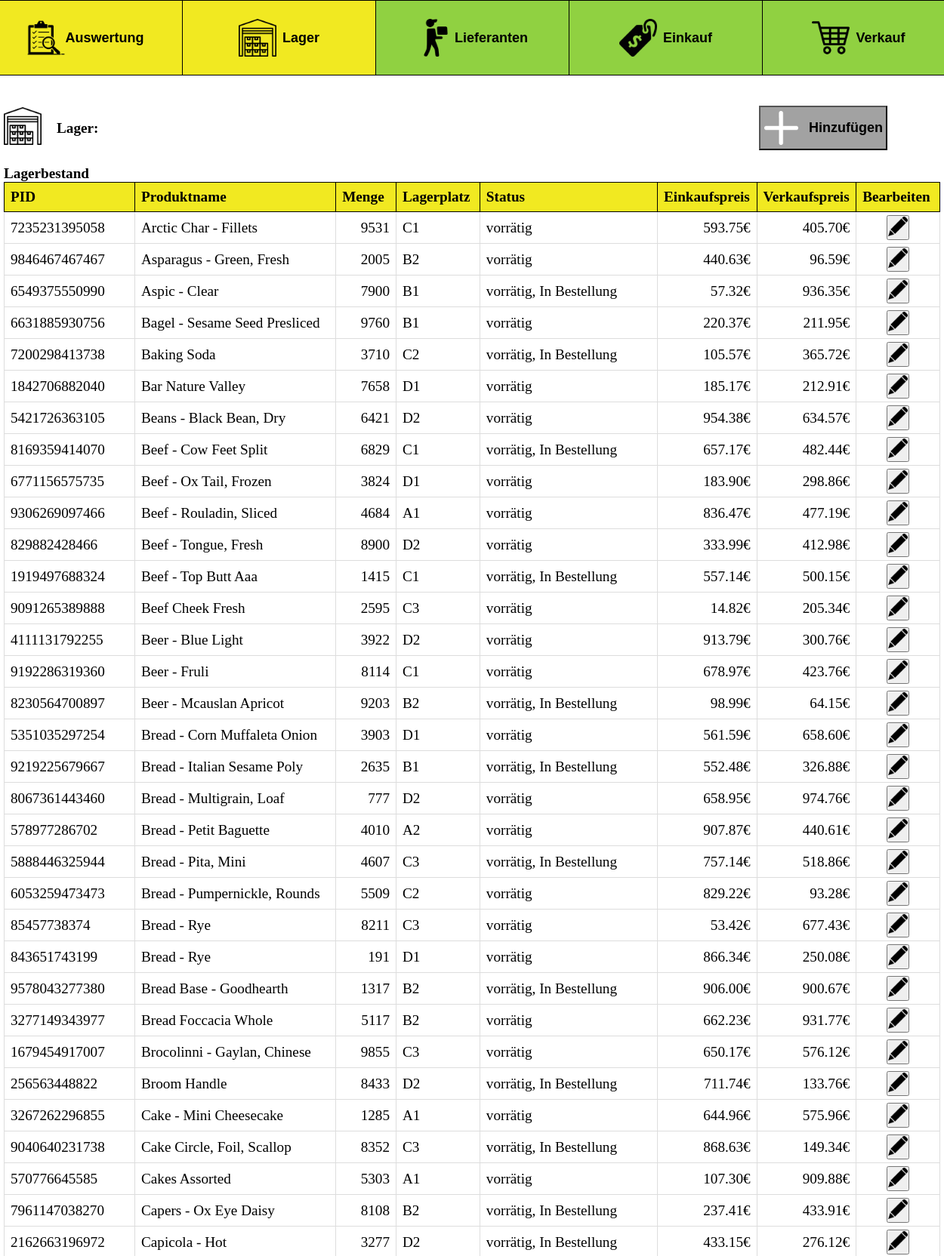
Page /Lager.php (upper part) on the committed database.
### tables this page shows
CREATE TABLE IF NOT EXISTS `Ware`
(
    `EID`                          VARCHAR(15) NOT NULL,
    `Menge`                        NUMERIC(10,0) NULL,
    `Name`                         VARCHAR(60) NULL,
    `Einkaufspreis`                NUMERIC(10,2) NULL,
    `Verkaufspreis`                NUMERIC(10,2) NULL,
    `Lieferanten_Lieferanten-ID`   INT NULL,
    `Lagerplaetze_Lagerplaetze-ID` INT NOT NULL,
    `ISDELETE`                     BOOLEAN DEFAULT FALSE,
    PRIMARY KEY (`EID`),
    INDEX `fk_Ware_Lieferanten1_idx` (`Lieferanten_Lieferanten-ID` ASC) VISIBLE,
    INDEX `fk_Ware_Lagerplaetze1_idx` (`Lagerplaetze_Lagerplaetze-ID` ASC) VISIBLE,
    CONSTRAINT `fk_Ware_Lieferanten1`
        FOREIGN KEY (`Lieferanten_Lieferanten-ID`)
            REFERENCES `Lieferanten` (`Lieferanten-ID`)
            ON DELETE CASCADE
            ON UPDATE CASCADE,
    CONSTRAINT `fk_Ware_Lagerplaetze1`
        FOREIGN KEY (`Lagerplaetze_Lagerplaetze-ID`)
            REFERENCES `Lagerplaetze` (`Lagerplaetze-ID`)
            ON DELETE CASCADE
            ON UPDATE CASCADE
);

CREATE TABLE IF NOT EXISTS `Lagerplaetze`
(
    `Lagerplaetze-ID` INT NOT NULL AUTO_INCREMENT,
    `Name` VARCHAR(4) NOT NULL UNIQUE,
    `ISDELETE`        BOOLEAN DEFAULT FALSE,
    PRIMARY KEY (`Lagerplaetze-ID`)
);

### Lager.php (the view, shortened to what this page needs)
<?php
global $link;
?>
    <!DOCTYPE html>
    <html lang="en">
    <head>
        <link rel="stylesheet" href="Lager.css">
    </head>
    <body class="my_body">
    <div id="global_wrapper">
        <div id="nav_wrapper">
            <nav>
                <a href="index.php"><button id="bt_Auswertung"><img src="./img/auswertung.png" alt="Bild von Auswertung.">  Auswertung</button></a>
                <a href="Lager.php"><button id="bt_Lager"><img src="./img/lager.png" alt="Bild von Lager.">Lager</button></a>
                <a href="Lieferanten.php"><button id="bt_Lieferanten"><img src="./img/lieferant.png" alt="Bild von Lieferant.">Lieferanten</button></a>
                <a href="Einkauf.php"><button id="bt_Einkauf"><img src="./img/price-tag.png" alt="Bild von Einkauf.">Einkauf</button></a>
                <a href="Verkauf.php"><button id="bt_Verkauf"><img src="./img/shopping-cart.png" alt="Bild von Verkauf.">Verkauf</button></a>
            </nav>
        </div>
        <div id="content_wrapper">
            <div id="inner_content_wrapper">
                <div id="Lager_wrapper">
                    <div id="Title_Lager_wrapper">
                        <div class="img_wrapper" id="lagerpng">
                            <img src="./img/lager.png" alt="">
                        </div>
                        <span><b>Lager:</b></span><br>
                        <button class="bt_addnew" id="bt_addnew">
                            <div id="div_addnew">
                                <img src="./img/plus-positive-add-mathematical-symbol.png" alt="">
                                <div><span>Hinzufügen</span></div>
                            </div>
                        </button>
                    </div>
                <?php
                $sql_lagertabelle = "SELECT w.EID PID, w.Name Produktname, w.Menge , lp.Name Lagerplatz, w. Einkaufspreis ,
                        w.Verkaufspreis FROM WARE w LEFT JOIN Lagerplaetze lp on w.`Lagerplaetze_Lagerplaetze-ID` = lp.`Lagerplaetze-ID` ORDER BY w.Name";
                $result_Lagertabelle = mysqli_query($link, $sql_lagertabelle);
                function lager_status($link, $id, $menge) {
                    $status = "nicht vorrätig";
                    if ($menge != 0) {
                        $status = "vorrätig";
                    }
                    $sql_in_einkauf = "SELECT CASE WHEN EXISTS (SELECT e.`Datum-RealAnkunft`
                                                                FROM Einkauf e
                                                                    JOIN ware_has_einkauf wha ON e.`Einkauf-ID` = wha.`Einkauf_Einkauf-ID`
                                                                    JOIN ware w ON wha.`Ware_EID` = w.EID
                                                                WHERE Ware_EID = '$id' AND e.`Datum-RealAnkunft` is null)
                                                THEN CAST(1 AS binary )
                                                ELSE CAST(0 AS binary ) END as bool";
                    $result_in_einkauf = mysqli_query($link, $sql_in_einkauf);
                    $bool_in_einkauf = mysqli_fetch_assoc($result_in_einkauf);
                    if ($bool_in_einkauf['bool'] == '1') {
                        $status = $status. ", In Bestellung";
                    }
                    return $status;
                }
                echo '<span><b>Lagerbestand</b></span>
                        <table>
                            <tr>
                                <th>PID</th>
                                <th>Produktname</th>
                                <th>Menge</th>
                                <th>Lagerplatz</th>
                                <th>Status</th>
                                <th>Einkaufspreis</th>
                                <th>Verkaufspreis</th>
                                <th>Bearbeiten</th>
                            </tr>';?>
                <?php
                $which_row = 0;
                foreach($result_Lagertabelle as $eintrag) {
                    echo ' <tr class = "new_tr">
                                           <td>' . $eintrag['PID'] . '</td>';
                                           if(mb_strwidth($eintrag['Produktname']) >=30)
                                           {
                    echo                   '<td> <div id="produktname_div_container"><div id="produktname_div">' . $eintrag['Produktname'] . '</div></div></td>';
                                           }else
                                           {
                    echo                   '<td> <div><div>' . $eintrag['Produktname'] . '</div></div></td>';
                                           };
                    echo                   '<td style="text-align: right;">' . $eintrag['Menge'] . '</td>
                                           <td>' . $eintrag['Lagerplatz'] . '</td>
                                           <td>' . lager_status($link, $eintrag['PID'], $eintrag['Menge']) . '</td>
                                           <td style="text-align: right;">' . $eintrag['Einkaufspreis'] . '€ </td>
                                           <td style="text-align: right;">' . $eintrag['Verkaufspreis'] . '€ </td>
                                           <script>
                                           //---- sowie Speicherung der Informationen die beim Bearbeiten displayed werden müssen----------
                                                    row.push(new Array("' . $eintrag['PID'] . '","' . $eintrag['Produktname'] . '","' . $eintrag['Menge'] . '","' . $eintrag['Lagerplatz'] . '",
                                                                            "' . $eintrag['Einkaufspreis'] . '","' . $eintrag['Verkaufspreis'] . '"));
                                           </script>
                                           <td>
                                           <div>
                                           <button class="bt_bearbeiten" onclick="func_bearbeitenbutton(row[' . $which_row . '])">
                                           <img src="./img/pen.png" alt="Stift">
                                           </button>
                                           </div>
                                           </td>
                            </tr>';
                    $which_row++;
                }
                ?>
                </table>
            </div>
        </div>
    </div>
    </body>
    </html>

### Lager.css (style rules this page uses)
* { padding: 0; margin: 0; }
body { background-color: grey; height: 100%; }
#global_wrapper { background-color: white; min-height: 100vh; width: var(--main_width); margin-left: calc((100vw - var(--main_width)) / 2); margin-right: calc((100vw - var(--main_width)) / 2); }
#nav_wrapper { background-color: grey; display: flex; justify-content: center; height: 100%; position: sticky; top: 0; z-index: 999; }
nav { display: flex; flex-direction: row; flex-wrap: nowrap; width: var(--main_width); height: 100px; justify-content: center; align-content: center; }
nav > a { background-color: var(--gruen); width: 20%; text-decoration: none; }
nav > a button { background-color: var(--gruen); width: 100%; height: 100%; border: 1px solid black; border-right: 0px; display: flex; align-items: center; justify-content: center; font-size: large; font-weight: 600; }
nav img { width: 50px; height: auto; }
#nav_wrapper nav a:nth-of-type(even) img { margin-right: 8px; }
#nav_wrapper nav a:last-child img { margin-right: 8px; }
nav > a:last-child button { background-color: var(--gruen); width: 100%; height: 100%; border-right: 1px solid black; }
#bt_Lager { background-color: var(--gelb); }
#content_wrapper { background-color: grey; display: flex; justify-content: center; height: 100%; }
#inner_content_wrapper { background-color: white; display: flex; flex-direction: column; flex-wrap: nowrap; width: var(--main_width); justify-content: center; align-content: center; padding-top: 20px; padding-bottom: 20px; }
#inner_content_wrapper > * { padding-left: 20px; padding-right: 20px; }
#Title_Lager_wrapper { display: flex; flex-direction: row; align-items: center; font-size: larger; }
#lagerpng { display: inline-block; width: 50px; height: auto; margin-right: 20px; }
#lagerpng img { width: 100%; height: auto; }
#Title_Lager_wrapper #bt_addnew { font-size: large; font-weight: 300; font-weight: bolder; background-color: grey; display: flex; text-align: center; position: relative; margin-left: calc(var(--main_width) - 40px - 20px - 55.45px - 160px - 130px); cursor: pointer; width: var(--button-width); }
#Title_Lager_wrapper #div_addnew { background-color: var(--button-backgroundcolor); display: flex; text-align: center; position: relative; cursor: pointer; width: 100%; }
#Title_Lager_wrapper #div_addnew img { width: 45px; height: 45px; padding: 5px; }
#Title_Lager_wrapper #div_addnew div { width: calc(80% - 50px); margin-left: 10%; display: flex; align-items: center; justify-content: center; }
#Lager_wrapper { margin-top: 20px; position: relative; overflow-x:auto; overflow-x: hidden; }
#Lager_wrapper > span { margin-top: 20px; font-size: larger; display: inline-block; }
#Lager_wrapper table { table-layout:fixed; border-collapse: collapse; width: 100%; max-width: 100%; overflow-x: hidden; white-space:nowrap; }
#Lager_wrapper table th { background-color: var(--gelb); }
#Lager_wrapper table th:nth-of-type(1) { width: 150px; }
#Lager_wrapper table th:nth-of-type(2) { width: 240px; }
#Lager_wrapper table th:nth-of-type(3) { width: 60px; }
#Lager_wrapper table th:nth-of-type(4) { width: 90px; }
#Lager_wrapper table th:nth-of-type(5) { width: 210px; }
#Lager_wrapper table th:nth-of-type(6) { width: 110px; }
#Lager_wrapper table th:nth-of-type(7) { width: 110px; }
#Lager_wrapper table th:last-child { width: 90px; }
table td,th { border: 1px solid #dddddd; text-align: left; padding: 8px; font-size: var(--table_fontsize); }
#Lager_wrapper table td:nth-of-type(2) { width: 280px; }
table td, th :not(:first-child) { border: 1px solid #dddddd; text-align: left; padding: 8px; }
td, th { border: 1px solid; }
#Lager_wrapper .new_tr > td { text-align: left; }
#Lager_wrapper .new_tr > td:last-child { padding-top: 4px; padding-bottom: 4px; }
#Lager_wrapper .new_tr > td:last-child div { display: flex; align-items: center; justify-content: center; padding-top: 0px; padding-bottom: 0px; }
.bt_bearbeiten { display: inline-block; width: 30px; height: auto; }
.bt_bearbeiten img { width: 100%; height: auto; }

### global_var.css (style rules this page uses)
:root { --main_width: 1280px; --gelb: #F1E921; --gruen: #90D141; --table_fontsize: 1.2em; --button-backgroundcolor: rgba(172, 172, 172, 0.781); --button-width: 170px; font-family: 'Times New Roman', Times, serif; }

### rows in the picture
ware: EID "7235231395058", Name "Arctic Char - Fillets", Menge "9531", Lagerplatz "C1", Menge "vorrätig", Einkaufspreis "593.75", Verkaufspreis "405.70"
ware: EID "9846467467467", Name "Asparagus - Green, Fresh", Menge "2005", Lagerplatz "B2", Menge "vorrätig", Einkaufspreis "440.63", Verkaufspreis "96.59"
ware: EID "6549375550990", Name "Aspic - Clear", Menge "7900", Lagerplatz "B1", Menge "vorrätig, In Bestellung", Einkaufspreis "57.32", Verkaufspreis "936.35"
ware: EID "6631885930756", Name "Bagel - Sesame Seed Presliced", Menge "9760", Lagerplatz "B1", Menge "vorrätig", Einkaufspreis "220.37", Verkaufspreis "211.95"
ware: EID "7200298413738", Name "Baking Soda", Menge "3710", Lagerplatz "C2", Menge "vorrätig, In Bestellung", Einkaufspreis "105.57", Verkaufspreis "365.72"
ware: EID "1842706882040", Name "Bar Nature Valley", Menge "7658", Lagerplatz "D1", Menge "vorrätig", Einkaufspreis "185.17", Verkaufspreis "212.91"
ware: EID "5421726363105", Name "Beans - Black Bean, Dry", Menge "6421", Lagerplatz "D2", Menge "vorrätig", Einkaufspreis "954.38", Verkaufspreis "634.57"
ware: EID "8169359414070", Name "Beef - Cow Feet Split", Menge "6829", Lagerplatz "C1", Menge "vorrätig, In Bestellung", Einkaufspreis "657.17", Verkaufspreis "482.44"
ware: EID "6771156575735", Name "Beef - Ox Tail, Frozen", Menge "3824", Lagerplatz "D1", Menge "vorrätig", Einkaufspreis "183.90", Verkaufspreis "298.86"
ware: EID "9306269097466", Name "Beef - Rouladin, Sliced", Menge "4684", Lagerplatz "A1", Menge "vorrätig", Einkaufspreis "836.47", Verkaufspreis "477.19"
ware: EID "829882428466", Name "Beef - Tongue, Fresh", Menge "8900", Lagerplatz "D2", Menge "vorrätig", Einkaufspreis "333.99", Verkaufspreis "412.98"
ware: EID "1919497688324", Name "Beef - Top Butt Aaa", Menge "1415", Lagerplatz "C1", Menge "vorrätig, In Bestellung", Einkaufspreis "557.14", Verkaufspreis "500.15"
ware: EID "9091265389888", Name "Beef Cheek Fresh", Menge "2595", Lagerplatz "C3", Menge "vorrätig", Einkaufspreis "14.82", Verkaufspreis "205.34"
ware: EID "4111131792255", Name "Beer - Blue Light", Menge "3922", Lagerplatz "D2", Menge "vorrätig", Einkaufspreis "913.79", Verkaufspreis "300.76"
ware: EID "9192286319360", Name "Beer - Fruli", Menge "8114", Lagerplatz "C1", Menge "vorrätig", Einkaufspreis "678.97", Verkaufspreis "423.76"
ware: EID "8230564700897", Name "Beer - Mcauslan Apricot", Menge "9203", Lagerplatz "B2", Menge "vorrätig, In Bestellung", Einkaufspreis "98.99", Verkaufspreis "64.15"
ware: EID "5351035297254", Name "Bread - Corn Muffaleta Onion", Menge "3903", Lagerplatz "D1", Menge "vorrätig", Einkaufspreis "561.59", Verkaufspreis "658.60"
ware: EID "9219225679667", Name "Bread - Italian Sesame Poly", Menge "2635", Lagerplatz "B1", Menge "vorrätig, In Bestellung", Einkaufspreis "552.48", Verkaufspreis "326.88"
ware: EID "8067361443460", Name "Bread - Multigrain, Loaf", Menge "777", Lagerplatz "D2", Menge "vorrätig", Einkaufspreis "658.95", Verkaufspreis "974.76"
ware: EID "578977286702", Name "Bread - Petit Baguette", Menge "4010", Lagerplatz "A2", Menge "vorrätig", Einkaufspreis "907.87", Verkaufspreis "440.61"
ware: EID "5888446325944", Name "Bread - Pita, Mini", Menge "4607", Lagerplatz "C3", Menge "vorrätig, In Bestellung", Einkaufspreis "757.14", Verkaufspreis "518.86"
ware: EID "6053259473473", Name "Bread - Pumpernickle, Rounds", Menge "5509", Lagerplatz "C2", Menge "vorrätig", Einkaufspreis "829.22", Verkaufspreis "93.28"
ware: EID "85457738374", Name "Bread - Rye", Menge "8211", Lagerplatz "C3", Menge "vorrätig", Einkaufspreis "53.42", Verkaufspreis "677.43"
ware: EID "843651743199", Name "Bread - Rye", Menge "191", Lagerplatz "D1", Menge "vorrätig", Einkaufspreis "866.34", Verkaufspreis "250.08"
ware: EID "9578043277380", Name "Bread Base - Goodhearth", Menge "1317", Lagerplatz "B2", Menge "vorrätig, In Bestellung", Einkaufspreis "906.00", Verkaufspreis "900.67"
ware: EID "3277149343977", Name "Bread Foccacia Whole", Menge "5117", Lagerplatz "B2", Menge "vorrätig", Einkaufspreis "662.23", Verkaufspreis "931.77"
ware: EID "1679454917007", Name "Brocolinni - Gaylan, Chinese", Menge "9855", Lagerplatz "C3", Menge "vorrätig", Einkaufspreis "650.17", Verkaufspreis "576.12"
ware: EID "256563448822", Name "Broom Handle", Menge "8433", Lagerplatz "D2", Menge "vorrätig, In Bestellung", Einkaufspreis "711.74", Verkaufspreis "133.76"
ware: EID "3267262296855", Name "Cake - Mini Cheesecake", Menge "1285", Lagerplatz "A1", Menge "vorrätig", Einkaufspreis "644.96", Verkaufspreis "575.96"
ware: EID "9040640231738", Name "Cake Circle, Foil, Scallop", Menge "8352", Lagerplatz "C3", Menge "vorrätig, In Bestellung", Einkaufspreis "868.63", Verkaufspreis "149.34"
ware: EID "570776645585", Name "Cakes Assorted", Menge "5303", Lagerplatz "A1", Menge "vorrätig", Einkaufspreis "107.30", Verkaufspreis "909.88"
ware: EID "7961147038270", Name "Capers - Ox Eye Daisy", Menge "8108", Lagerplatz "B2", Menge "vorrätig, In Bestellung", Einkaufspreis "237.41", Verkaufspreis "433.91"
ware: EID "2162663196972", Name "Capicola - Hot", Menge "3277", Lagerplatz "D2", Menge "vorrätig, In Bestellung", Einkaufspreis "433.15", Verkaufspreis "276.12"
